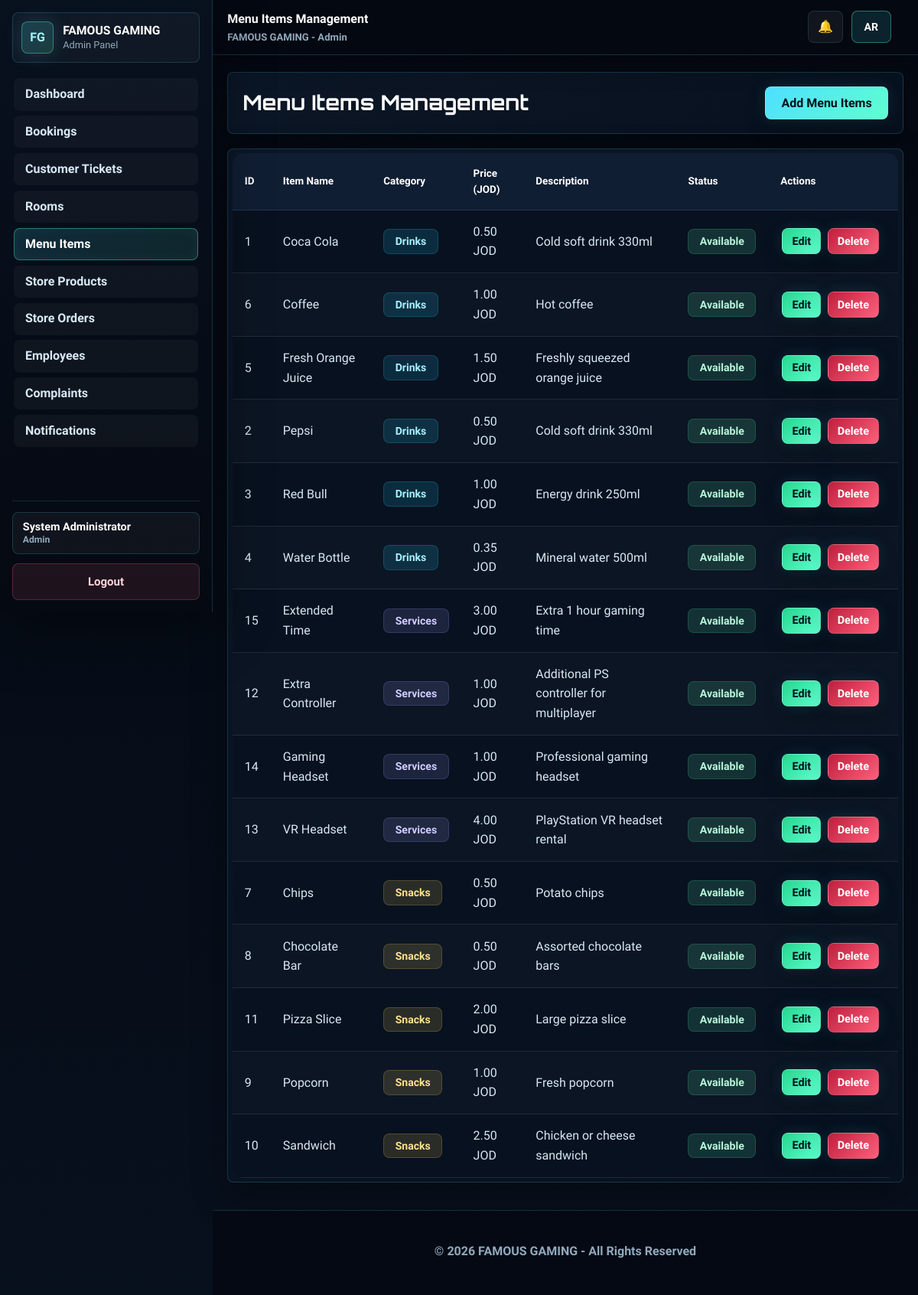
The page /admin/menu_items.php (signed in) on the database its author committed.
### tables this page shows
CREATE TABLE menu_items (
    id INT PRIMARY KEY AUTO_INCREMENT,
    item_name VARCHAR(100) NOT NULL,
    item_category VARCHAR(50) NOT NULL,
    item_price DECIMAL(10,2) NOT NULL,
    item_description TEXT,
    is_available BOOLEAN NOT NULL DEFAULT TRUE,
    created_at TIMESTAMP DEFAULT CURRENT_TIMESTAMP,
    updated_at TIMESTAMP DEFAULT CURRENT_TIMESTAMP ON UPDATE CURRENT_TIMESTAMP
);

### includes/lang.php (called while the page is built, shortened)
<?php
function site_language() {
    return $_SESSION['site_language'] ?? SITE_DEFAULT_LANGUAGE;
}
function t($key, $replacements = [], $fallback = null) {
    $language = site_language();
    $text = $translations[$language][$key] ?? $translations[SITE_DEFAULT_LANGUAGE][$key] ?? ($fallback ?? $key);
    foreach ($replacements as $placeholder => $value) {
        $text = str_replace(':' . $placeholder, (string)$value, $text);
        $text = str_replace('%' . $placeholder . '%', (string)$value, $text);
    }
    return $text;
}
function translated_menu_category_label($category) {
    $map = [
        'Drinks' => 'admin_category_drinks',
        'Snacks' => 'admin_category_snacks',
        'Services' => 'nav_services'
    ];
    return isset($map[$category]) ? t($map[$category]) : $category;
}

### admin/menu_items.php (the view, shortened to what this page needs)
<?php
require_once 'auth_check.php';
$items = mysqli_query($conn, "SELECT * FROM menu_items ORDER BY item_category, item_name ASC");
include 'includes/header.php';
?>
    <div class="content">
        <div class="container">
            <div class="page-header">
                <h1><?php echo t('admin_menu_items_management'); ?></h1>
                <button onclick="openAddModal()" class="btn"><?php echo t('admin_action_add'); ?> <?php echo t('admin_nav_menu_items'); ?></button>
            </div>
            <div class="table-container">
                <table>
                    <thead>
                        <tr>
                            <th><?php echo t('admin_field_id'); ?></th>
                            <th><?php echo t('admin_field_item_name'); ?></th>
                            <th><?php echo t('admin_field_category'); ?></th>
                            <th><?php echo t('admin_field_price'); ?> (JOD)</th>
                            <th><?php echo t('admin_field_description'); ?></th>
                            <th><?php echo t('admin_field_status'); ?></th>
                            <th><?php echo t('admin_field_actions'); ?></th>
                        </tr>
                    </thead>
                    <tbody>
                        <?php while ($item = mysqli_fetch_assoc($items)): ?>
                            <tr>
                                <td><?php echo $item['id']; ?></td>
                                <td><?php echo htmlspecialchars($item['item_name']); ?></td>
                                <td>
                                    <span class="category-badge category-<?php echo strtolower($item['item_category']); ?>">
                                        <?php echo htmlspecialchars(translated_menu_category_label($item['item_category'])); ?>
                                    </span>
                                </td>
                                <td><?php echo number_format($item['item_price'], 2); ?> JOD</td>
                                <td><?php echo htmlspecialchars($item['item_description']); ?></td>
                                <td>
                                    <?php if ($item['is_available']): ?>
                                        <span class="status-badge status-available"><?php echo t('status_available'); ?></span>
                                    <?php else: ?>
                                        <span class="status-badge status-busy"><?php echo t('store_unavailable'); ?></span>
                                    <?php endif; ?>
                                </td>
                                <td>
                                    <button class="btn btn-small btn-success" onclick='openEditModal(<?php echo json_encode($item); ?>)'><?php echo t('admin_action_edit'); ?></button>
                                    <button class="btn btn-small btn-danger" onclick="confirmDelete(<?php echo $item['id']; ?>)"><?php echo t('admin_action_delete'); ?></button>
                                </td>
                            </tr>
                        <?php endwhile; ?>
                    </tbody>
                </table>
            </div>
        </div>
    </div>
<?php
include 'includes/footer.php';
?>

### rows shown on the page
menu_items: id "1", item_name "Coca Cola", item_price "0.50", item_description "Cold soft drink 330ml"
menu_items: id "6", item_name "Coffee", item_price "1.00", item_description "Hot coffee"
menu_items: id "5", item_name "Fresh Orange Juice", item_price "1.50", item_description "Freshly squeezed orange juice"
menu_items: id "2", item_name "Pepsi", item_price "0.50", item_description "Cold soft drink 330ml"
menu_items: id "3", item_name "Red Bull", item_price "1.00", item_description "Energy drink 250ml"
menu_items: id "4", item_name "Water Bottle", item_price "0.35", item_description "Mineral water 500ml"
menu_items: id "15", item_name "Extended Time", item_price "3.00", item_description "Extra 1 hour gaming time"
menu_items: id "12", item_name "Extra Controller", item_price "1.00", item_description "Additional PS controller for multiplayer"
menu_items: id "14", item_name "Gaming Headset", item_price "1.00", item_description "Professional gaming headset"
menu_items: id "13", item_name "VR Headset", item_price "4.00", item_description "PlayStation VR headset rental"
menu_items: id "7", item_name "Chips", item_price "0.50", item_description "Potato chips"
menu_items: id "8", item_name "Chocolate Bar", item_price "0.50", item_description "Assorted chocolate bars"
menu_items: id "11", item_name "Pizza Slice", item_price "2.00", item_description "Large pizza slice"
menu_items: id "9", item_name "Popcorn", item_price "1.00", item_description "Fresh popcorn"
menu_items: id "10", item_name "Sandwich", item_price "2.50", item_description "Chicken or cheese sandwich"

### other values the page prints
t('brand_name') "FAMOUS GAMING"
t('admin_panel_title') "Admin Panel"
$nav_item['label'] "Dashboard"
$nav_item['label'] "Bookings"
$nav_item['label'] "Customer Tickets"
$nav_item['label'] "Rooms"
$nav_item['label'] "Menu Items"
$nav_item['label'] "Store Products"
$nav_item['label'] "Store Orders"
$nav_item['label'] "Employees"
$nav_item['label'] "Complaints"
$nav_item['label'] "Notifications"
$admin_display_name "System Administrator"
t('admin_nav_logout') "Logout"
$page_title "Menu Items Management"
